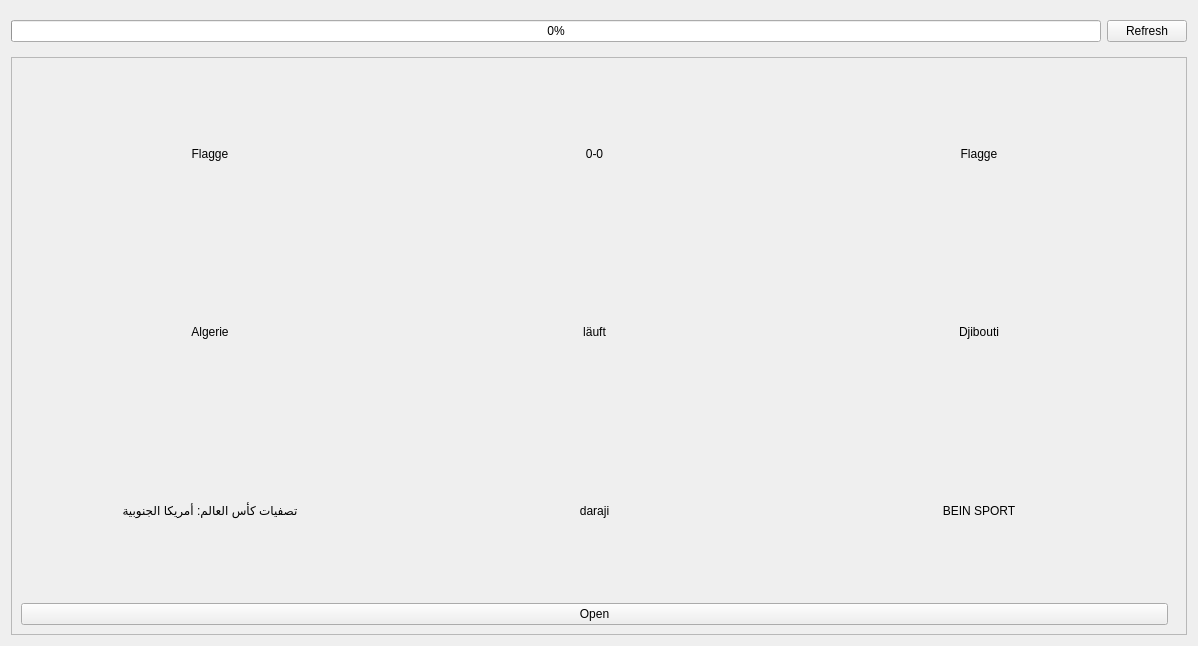
<?xml version="1.0" encoding="UTF-8"?>
<ui version="4.0">
 <class>Tab</class>
 <widget class="QWidget" name="Tab">
  <property name="geometry">
   <rect>
    <x>0</x>
    <y>0</y>
    <width>1198</width>
    <height>646</height>
   </rect>
  </property>
  <property name="windowTitle">
   <string>Form</string>
  </property>
  <property name="styleSheet">
   <string notr="true"/>
  </property>
  <layout class="QVBoxLayout" name="verticalLayout">
   <item>
    <widget class="QWidget" name="tabheader" native="true">
     <property name="minimumSize">
      <size>
       <width>0</width>
       <height>0</height>
      </size>
     </property>
     <property name="maximumSize">
      <size>
       <width>16777215</width>
       <height>50</height>
      </size>
     </property>
     <layout class="QHBoxLayout" name="horizontalLayout">
      <property name="spacing">
       <number>6</number>
      </property>
      <property name="leftMargin">
       <number>0</number>
      </property>
      <property name="topMargin">
       <number>9</number>
      </property>
      <property name="rightMargin">
       <number>0</number>
      </property>
      <property name="bottomMargin">
       <number>9</number>
      </property>
      <item>
       <widget class="QProgressBar" name="progressBar">
        <property name="value">
         <number>0</number>
        </property>
       </widget>
      </item>
      <item>
       <widget class="QPushButton" name="refreshbutton">
        <property name="maximumSize">
         <size>
          <width>100</width>
          <height>16777215</height>
         </size>
        </property>
        <property name="cursor">
         <cursorShape>PointingHandCursor</cursorShape>
        </property>
        <property name="text">
         <string>Refresh</string>
        </property>
       </widget>
      </item>
     </layout>
    </widget>
   </item>
   <item>
    <widget class="QWidget" name="tabcontent" native="true">
     <property name="styleSheet">
      <string notr="true"/>
     </property>
     <layout class="QVBoxLayout" name="verticalLayout_3">
      <property name="spacing">
       <number>0</number>
      </property>
      <property name="leftMargin">
       <number>0</number>
      </property>
      <property name="topMargin">
       <number>0</number>
      </property>
      <property name="rightMargin">
       <number>0</number>
      </property>
      <property name="bottomMargin">
       <number>0</number>
      </property>
      <item>
       <widget class="QScrollArea" name="scrollArea">
        <property name="verticalScrollBarPolicy">
         <enum>Qt::ScrollBarAsNeeded</enum>
        </property>
        <property name="widgetResizable">
         <bool>true</bool>
        </property>
        <widget class="QWidget" name="scrollAreaWidgetContents">
         <property name="geometry">
          <rect>
           <x>0</x>
           <y>0</y>
           <width>1178</width>
           <height>579</height>
          </rect>
         </property>
         <property name="contextMenuPolicy">
          <enum>Qt::DefaultContextMenu</enum>
         </property>
         <layout class="QVBoxLayout" name="tabcontentLayout">
          <property name="spacing">
           <number>6</number>
          </property>
          <property name="leftMargin">
           <number>0</number>
          </property>
          <property name="topMargin">
           <number>0</number>
          </property>
          <property name="rightMargin">
           <number>9</number>
          </property>
          <property name="bottomMargin">
           <number>0</number>
          </property>
          <item>
           <widget class="QWidget" name="row" native="true">
            <property name="minimumSize">
             <size>
              <width>0</width>
              <height>100</height>
             </size>
            </property>
            <property name="maximumSize">
             <size>
              <width>16777215</width>
              <height>16777215</height>
             </size>
            </property>
            <property name="layoutDirection">
             <enum>Qt::RightToLeft</enum>
            </property>
            <property name="styleSheet">
             <string notr="true"/>
            </property>
            <layout class="QGridLayout" name="gridLayout">
             <item row="2" column="0">
              <widget class="QLabel" name="tv">
               <property name="text">
                <string>BEIN SPORT</string>
               </property>
               <property name="alignment">
                <set>Qt::AlignCenter</set>
               </property>
              </widget>
             </item>
             <item row="0" column="1">
              <widget class="QLabel" name="result">
               <property name="text">
                <string>0-0</string>
               </property>
               <property name="alignment">
                <set>Qt::AlignCenter</set>
               </property>
              </widget>
             </item>
             <item row="1" column="0">
              <widget class="QLabel" name="team2_text">
               <property name="text">
                <string>Djibouti</string>
               </property>
               <property name="alignment">
                <set>Qt::AlignCenter</set>
               </property>
              </widget>
             </item>
             <item row="0" column="2">
              <widget class="QLabel" name="team1_flag">
               <property name="text">
                <string>Flagge</string>
               </property>
               <property name="alignment">
                <set>Qt::AlignCenter</set>
               </property>
              </widget>
             </item>
             <item row="2" column="2">
              <widget class="QLabel" name="genre">
               <property name="text">
                <string>تصفيات كأس العالم: أمريكا الجنوبية</string>
               </property>
               <property name="alignment">
                <set>Qt::AlignCenter</set>
               </property>
              </widget>
             </item>
             <item row="2" column="1">
              <widget class="QLabel" name="speaker">
               <property name="text">
                <string>daraji</string>
               </property>
               <property name="alignment">
                <set>Qt::AlignCenter</set>
               </property>
              </widget>
             </item>
             <item row="1" column="1">
              <widget class="QLabel" name="time">
               <property name="text">
                <string>läuft</string>
               </property>
               <property name="alignment">
                <set>Qt::AlignCenter</set>
               </property>
              </widget>
             </item>
             <item row="3" column="0" colspan="3">
              <widget class="QPushButton" name="button_0">
               <property name="text">
                <string>Open</string>
               </property>
              </widget>
             </item>
             <item row="1" column="2">
              <widget class="QLabel" name="team1_text">
               <property name="layoutDirection">
                <enum>Qt::RightToLeft</enum>
               </property>
               <property name="text">
                <string>Algerie</string>
               </property>
               <property name="alignment">
                <set>Qt::AlignCenter</set>
               </property>
              </widget>
             </item>
             <item row="0" column="0">
              <widget class="QLabel" name="team2_flag">
               <property name="text">
                <string>Flagge</string>
               </property>
               <property name="alignment">
                <set>Qt::AlignCenter</set>
               </property>
              </widget>
             </item>
            </layout>
           </widget>
          </item>
         </layout>
        </widget>
       </widget>
      </item>
     </layout>
    </widget>
   </item>
  </layout>
 </widget>
 <resources/>
 <connections/>
</ui>
